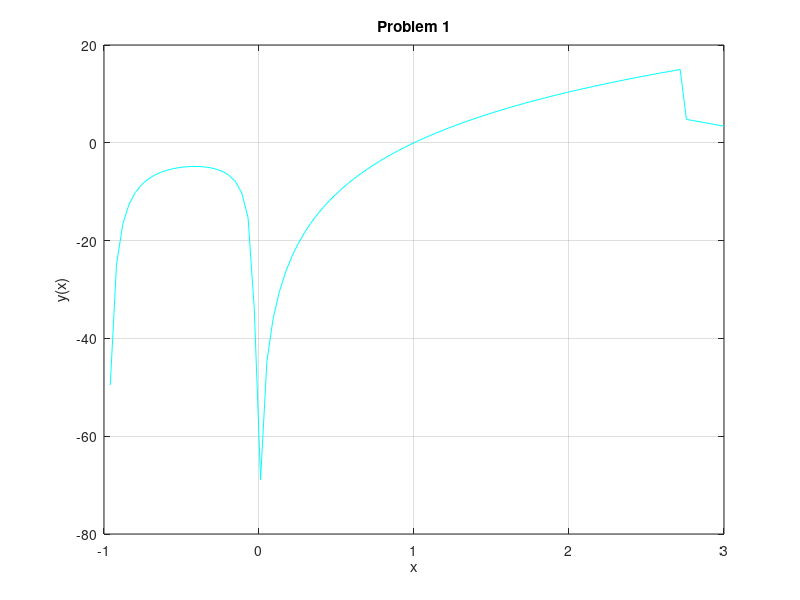

MATLAB code for this plot:
close all; clear all; clc;

% Create x vector
x = linspace(-1 , 3 , 100);

% Create placeholder y
y = zeros(1, 100);

% Loop over all x
for i = 1:length(x)
    % Piecewise y(x)
    if((-1 <= x(i)) && (x(i) < 0))
        y(i) = (x(i)^2 + 1)/(x(i)^2 + x(i));

    elseif ((0 <= x(i)) && (x(i) < 2.718));
        y(i) = 15 * log(x(i));

    else
        y(i) = 12.386 - x(i)^2;
    end

end

% Plot data
plot(x ,y, '-c');
grid on;
title("Problem 1");
xlabel("x");
ylabel("y(x)");

